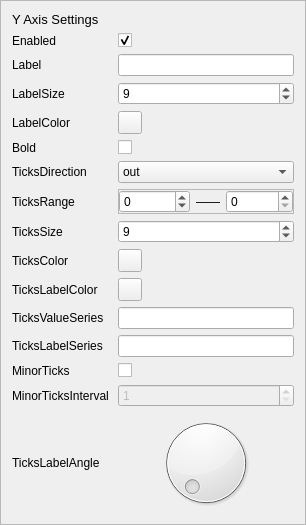
             <widget class="QFrame" name="base_setting_y">
              <property name="frameShape">
               <enum>QFrame::Shape::StyledPanel</enum>
              </property>
              <property name="frameShadow">
               <enum>QFrame::Shadow::Raised</enum>
              </property>
              <layout class="QGridLayout" name="gridLayout_6">
               <item row="3" column="2">
                <widget class="QSpinBox" name="bs_y_label_size_spin">
                 <property name="minimum">
                  <number>1</number>
                 </property>
                 <property name="value">
                  <number>9</number>
                 </property>
                </widget>
               </item>
               <item row="5" column="2">
                <widget class="QCheckBox" name="bs_y_bold_check">
                 <property name="text">
                  <string/>
                 </property>
                </widget>
               </item>
               <item row="14" column="0">
                <widget class="QLabel" name="bs_y_minor_tick_interval_label">
                 <property name="text">
                  <string>MinorTicksInterval</string>
                 </property>
                </widget>
               </item>
               <item row="4" column="0">
                <widget class="QLabel" name="bs_y_label_color">
                 <property name="text">
                  <string>LabelColor</string>
                 </property>
                </widget>
               </item>
               <item row="10" column="0">
                <widget class="QLabel" name="bs_y_tick_label_color_label">
                 <property name="text">
                  <string>TicksLabelColor</string>
                 </property>
                </widget>
               </item>
               <item row="6" column="2">
                <widget class="QComboBox" name="bs_y_tick_combo">
                 <item>
                  <property name="text">
                   <string>out</string>
                  </property>
                 </item>
                 <item>
                  <property name="text">
                   <string>in</string>
                  </property>
                 </item>
                 <item>
                  <property name="text">
                   <string>inout</string>
                  </property>
                 </item>
                 <item>
                  <property name="text">
                   <string>none</string>
                  </property>
                 </item>
                </widget>
               </item>
               <item row="10" column="2">
                <widget class="QToolButton" name="bs_y_tick_label_color_btn">
                 <property name="text">
                  <string/>
                 </property>
                </widget>
               </item>
               <item row="2" column="0">
                <widget class="QLabel" name="bs_y_title">
                 <property name="text">
                  <string>Label</string>
                 </property>
                </widget>
               </item>
               <item row="9" column="2">
                <widget class="QToolButton" name="bs_y_tick_color_btn">
                 <property name="text">
                  <string/>
                 </property>
                </widget>
               </item>
               <item row="9" column="0">
                <widget class="QLabel" name="bs_y_tick_color_label">
                 <property name="text">
                  <string>TicksColor</string>
                 </property>
                </widget>
               </item>
               <item row="12" column="2">
                <widget class="QLineEdit" name="bs_y_tick_label_series_line"/>
               </item>
               <item row="6" column="0">
                <widget class="QLabel" name="bs_y_tick">
                 <property name="text">
                  <string>TicksDirection</string>
                 </property>
                </widget>
               </item>
               <item row="7" column="0">
                <widget class="QLabel" name="label_16">
                 <property name="text">
                  <string>TicksRange</string>
                 </property>
                </widget>
               </item>
               <item row="13" column="2">
                <widget class="QCheckBox" name="bs_y_minor_tick_check">
                 <property name="text">
                  <string/>
                 </property>
                </widget>
               </item>
               <item row="15" column="2">
                <widget class="QDial" name="bs_y_slope_dial">
                 <property name="maximumSize">
                  <size>
                   <width>16777215</width>
                   <height>16777215</height>
                  </size>
                 </property>
                 <property name="maximum">
                  <number>360</number>
                 </property>
                </widget>
               </item>
               <item row="5" column="0">
                <widget class="QLabel" name="bs_y_bold">
                 <property name="minimumSize">
                  <size>
                   <width>76</width>
                   <height>0</height>
                  </size>
                 </property>
                 <property name="text">
                  <string>Bold</string>
                 </property>
                </widget>
               </item>
               <item row="15" column="0">
                <widget class="QLabel" name="bs_y_slope">
                 <property name="text">
                  <string>TicksLabelAngle</string>
                 </property>
                </widget>
               </item>
               <item row="1" column="0">
                <widget class="QLabel" name="bs_y_enable">
                 <property name="text">
                  <string>Enabled</string>
                 </property>
                </widget>
               </item>
               <item row="14" column="2">
                <widget class="QSpinBox" name="bs_y_minor_tick_interval_spin">
                 <property name="enabled">
                  <bool>false</bool>
                 </property>
                 <property name="minimum">
                  <number>1</number>
                 </property>
                 <property name="maximum">
                  <number>1000000</number>
                 </property>
                </widget>
               </item>
               <item row="4" column="2">
                <widget class="QToolButton" name="bs_y_label_color_btn">
                 <property name="text">
                  <string/>
                 </property>
                </widget>
               </item>
               <item row="11" column="0">
                <widget class="QLabel" name="bs_y_tick_value_series_label">
                 <property name="text">
                  <string>TicksValueSeries</string>
                 </property>
                </widget>
               </item>
               <item row="0" column="0">
                <widget class="QLabel" name="bs_y_label">
                 <property name="font">
                  <font>
                   <pointsize>10</pointsize>
                  </font>
                 </property>
                 <property name="text">
                  <string>Y Axis Settings</string>
                 </property>
                </widget>
               </item>
               <item row="11" column="2">
                <widget class="QLineEdit" name="bs_y_tick_value_series_line"/>
               </item>
               <item row="2" column="2">
                <widget class="QLineEdit" name="bs_y_title_edit_line"/>
               </item>
               <item row="12" column="0">
                <widget class="QLabel" name="bs_y_tick_label_series_label">
                 <property name="text">
                  <string>TicksLabelSeries</string>
                 </property>
                </widget>
               </item>
               <item row="7" column="2">
                <widget class="QFrame" name="frame_6">
                 <property name="frameShape">
                  <enum>QFrame::Shape::StyledPanel</enum>
                 </property>
                 <property name="frameShadow">
                  <enum>QFrame::Shadow::Raised</enum>
                 </property>
                 <layout class="QGridLayout" name="gridLayout_13">
                  <property name="leftMargin">
                   <number>0</number>
                  </property>
                  <property name="topMargin">
                   <number>0</number>
                  </property>
                  <property name="rightMargin">
                   <number>0</number>
                  </property>
                  <property name="bottomMargin">
                   <number>0</number>
                  </property>
                  <item row="0" column="0">
                   <widget class="QSpinBox" name="bs_y_tick_range_min_spin">
                    <property name="minimum">
                     <number>-1000000</number>
                    </property>
                    <property name="maximum">
                     <number>1000000</number>
                    </property>
                   </widget>
                  </item>
                  <item row="0" column="1">
                   <widget class="QLabel" name="label_17">
                    <property name="text">
                     <string>——</string>
                    </property>
                    <property name="alignment">
                     <set>Qt::AlignmentFlag::AlignCenter</set>
                    </property>
                   </widget>
                  </item>
                  <item row="0" column="2">
                   <widget class="QSpinBox" name="bs_y_tick_range_max_spin">
                    <property name="maximum">
                     <number>1000000</number>
                    </property>
                    <property name="value">
                     <number>0</number>
                    </property>
                   </widget>
                  </item>
                 </layout>
                </widget>
               </item>
               <item row="1" column="2">
                <widget class="QCheckBox" name="bs_y_enable_check">
                 <property name="text">
                  <string/>
                 </property>
                 <property name="checked">
                  <bool>true</bool>
                 </property>
                </widget>
               </item>
               <item row="13" column="0">
                <widget class="QLabel" name="bs_y_minor_tick_label">
                 <property name="text">
                  <string>MinorTicks</string>
                 </property>
                </widget>
               </item>
               <item row="3" column="0">
                <widget class="QLabel" name="bs_y_label_size">
                 <property name="minimumSize">
                  <size>
                   <width>100</width>
                   <height>0</height>
                  </size>
                 </property>
                 <property name="text">
                  <string>LabelSize</string>
                 </property>
                </widget>
               </item>
               <item row="8" column="0">
                <widget class="QLabel" name="label_19">
                 <property name="text">
                  <string>TicksSize</string>
                 </property>
                </widget>
               </item>
               <item row="8" column="2">
                <widget class="QSpinBox" name="bs_y_tick_size_spin">
                 <property name="value">
                  <number>9</number>
                 </property>
                </widget>
               </item>
              </layout>
             </widget>
